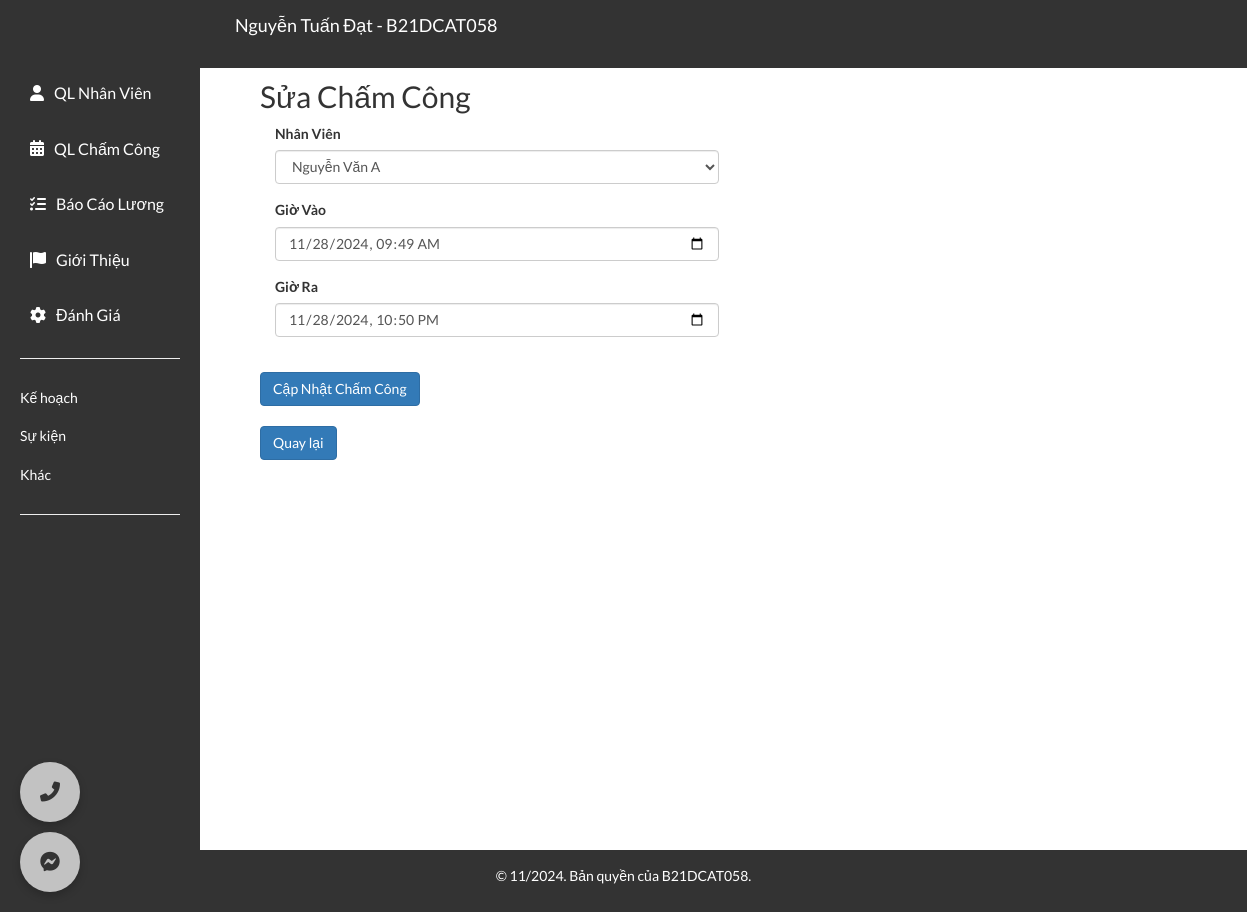
Page /edit_timekeeping.php?id=1 (signed in) on the committed database.
### tables this page shows
CREATE TABLE `timekeeping` (
  `id` int(11) NOT NULL,
  `employee_id` int(11) NOT NULL,
  `check_in` datetime NOT NULL,
  `check_out` datetime DEFAULT NULL
);

CREATE TABLE `employees` (
  `id` int(11) NOT NULL,
  `name` varchar(255) NOT NULL,
  `email` varchar(255) NOT NULL,
  `phone` varchar(20) NOT NULL,
  `position` varchar(100) NOT NULL,
  `salary` decimal(10,2) NOT NULL,
  `gender` enum('Nam','Nữ','Khác') NOT NULL,
  `birth_date` date NOT NULL,
  `birth_year` int(11) GENERATED ALWAYS AS (year(`birth_date`)) STORED
);

### edit_timekeeping.php (the view, shortened to what this page needs)
<?php
include 'db_connection.php';
if (isset($_GET['id'])) {
    $id = intval($_GET['id']);
    $sql = "SELECT t.id, t.employee_id, t.check_in, t.check_out, e.name
            FROM timekeeping t
            JOIN employees e ON t.employee_id = e.id
            WHERE t.id = ?";
    $stmt = $conn->prepare($sql);
    $stmt->bind_param("i", $id);
    $stmt->execute();
    $result = $stmt->get_result();
    if ($result->num_rows > 0) {
        $row = $result->fetch_assoc();
    } else {
        echo "Không tìm thấy chấm công với ID: " . $id;
        exit();
    }
} else {
    echo "ID không hợp lệ.";
    exit();
}
?>
<!DOCTYPE html>
<html lang="vi">
<head>
    <link rel="stylesheet" href="https://maxcdn.bootstrapcdn.com/bootstrap/3.4.1/css/bootstrap.min.css">
    <link rel="stylesheet" href="https://cdnjs.cloudflare.com/ajax/libs/font-awesome/6.0.0-beta3/css/all.min.css">
    <link rel="stylesheet" href="styles.css">
</head>
<body>
<?php include 'header.php'; ?>
<div class="content mt-4">
    <h2>Sửa Chấm Công</h2>
    <form action="edit_timekeeping_process.php" method="POST">
        <div class="form-group col-md-6" >
            <label for="employee_id">Nhân Viên</label>
            <select class="form-control" id="employee_id" name="employee_id" required>
                <option value="<?php echo $row['employee_id']; ?>" selected><?php echo htmlspecialchars($row['name']); ?></option>
            </select>
        </div>
        <div class="clearfix"></div>
        <div class="form-group col-md-6" >
            <label for="check_in">Giờ Vào</label>
            <input type="datetime-local" class="form-control" id="check_in" name="check_in" value="<?php echo date("Y-m-d\TH:i", strtotime($row['check_in'])); ?>" required>
        </div>
        <div class="clearfix"></div>
        <div class="form-group col-md-6" >
            <label for="check_out">Giờ Ra</label>
            <input type="datetime-local" class="form-control" id="check_out" name="check_out" value="<?php echo date("Y-m-d\TH:i", strtotime($row['check_out'])); ?>" required>
        </div>
        <div class="clearfix" style="margin-bottom: 20px;"></div>
        <button type="submit" class="btn btn-primary">Cập Nhật Chấm Công</button>
        <div class="text-left" style="margin-top: 20px;" >
            <a href="timekeeping_management.php" class="btn btn-primary margin-right" >Quay lại</a>
        </div>
    </form>
</div>
</body>
<?php include 'footer.php'; ?>
</html>

### styles.css (style rules this page uses)
body { font-family: 'Lato', sans-serif; line-height: 1.6; background-color: #fff; height: 100%; margin: 0; }
.content { padding: 40px; padding-top: 60px; margin-left: 220px; flex: 1; min-height: calc(100vh - 50px); }
.margin-right { margin-right: 900px; }

### rows in the picture
timekeeping: employee_id "Nguyễn Văn A", check_in "11/28/2024 09:49", check_out "11/28/2024 22:50"
